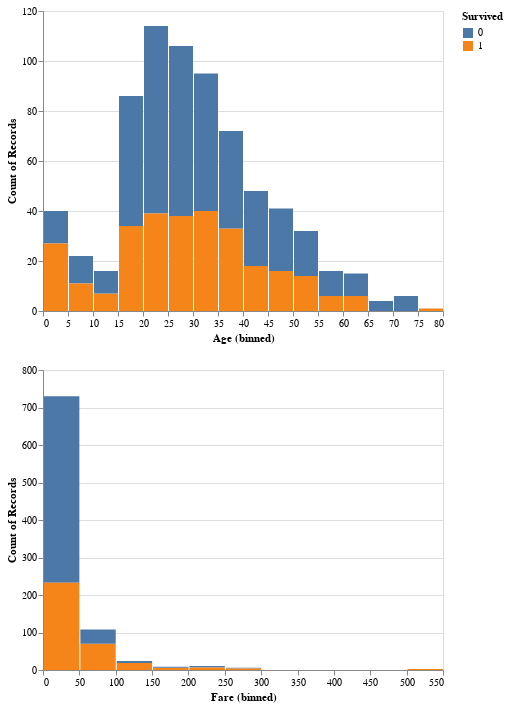

This figure's notebook cell:
### Markdown cell above
From above tables, we can see first/second class and women has better survival rate (Nicely done Rose :) ) compared to third class and men (poor Jack '_').

What about `Age` and `Fare`?

### Code cell
#See https://altair-viz.github.io/user_guide/customization.html#customizing-colors to customize colors
alt.Chart(df_train).mark_bar().encode(
    alt.X(alt.repeat("row"),bin=alt.Bin(maxbins=20)),
    y = 'count()',
    color = 'Survived:N',
    tooltip = 'count()'
).repeat(
    row = ['Age', 'Fare']
).interactive()

### Figure 1 — Vega-Lite specification as saved in the notebook (floating-point values rounded to 4 significant figures; data arrays with more than 128 entries replaced by an {"elided": "..."} marker saying what was removed)
{"config": {"view": {"continuousWidth": 400, "continuousHeight": 300}}, "repeat": {"row": ["Age", "Fare"]}, "spec": {"data": {"name": "data-93290830beea3a875eeab316df346c54"}, "mark": "bar", "encoding": {"color": {"field": "Survived", "type": "nominal"}, "tooltip": {"aggregate": "count", "type": "quantitative"}, "x": {"bin": {"maxbins": 20}, "field": {"repeat": "row"}}, "y": {"aggregate": "count", "type": "quantitative"}}, "selection": {"selector001": {"type": "interval", "bind": "scales", "encodings": ["x", "y"]}}}, "$schema": "https://vega.github.io/schema/vega-lite/v4.17.0.json", "datasets": {"data-93290830beea3a875eeab316df346c54": {"elided": "891 records"}}}
